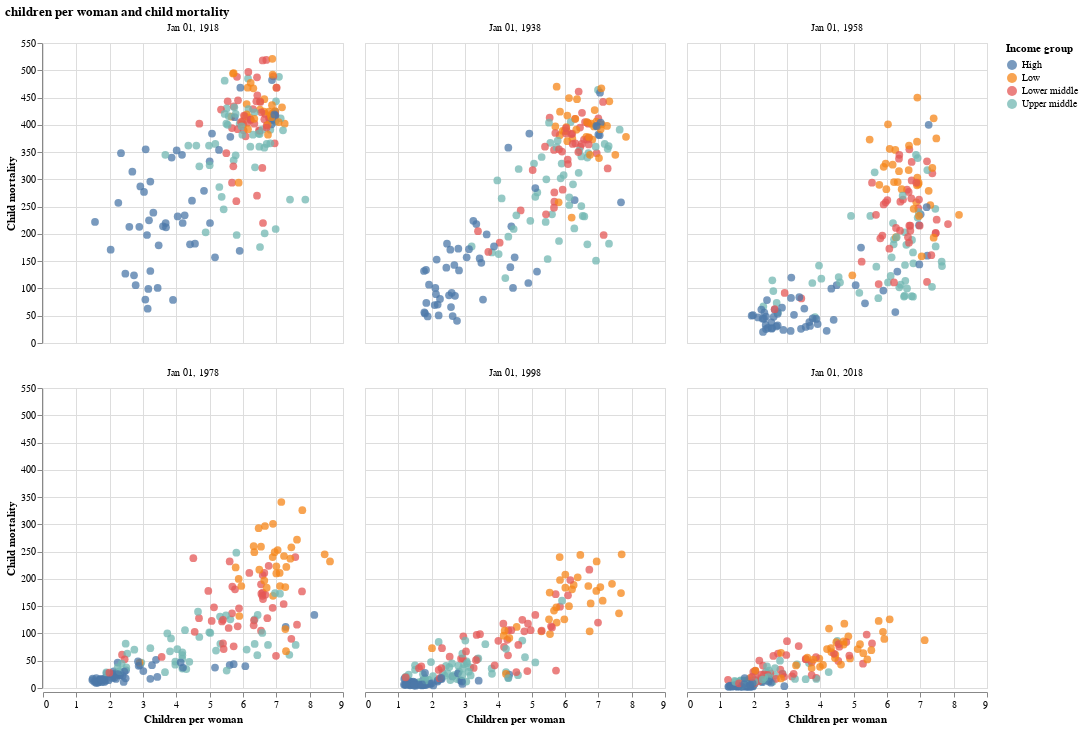

The code cell stored with this chart in its notebook:
### Markdown cell above
<div class="alert alert-info" style="color:black">

### Question 4.1
rubric={accuracy:1,viz:2,reasoning:1}

<h4>
Python
</h4>
<ol type="1">
<li>Filter the data to include only the years 1918, 1938, 1958, 1978, 1998, and 2018. To do this, you need to write out the full date strings, <code>'1918-01-01'</code> etc, or use <code>pd.to_datetime</code> with <code>format=%Y</code> on a list of the year integers only, up to you which one.</li>
<li>Use filled circles to make a scatter plot with children per women on the x-axis, child mortality on the y-axis, and the circles colored by the income group.</li>
<li>Facet your data into six subplots, one for each year laid out in 3 columns and 2 rows. To avoid taking too much space, set the width and height of the plots to suitable numbers.</li>
<li>Briefly describe your interpretation of the data. Does it support what was written in the introduction to this section of the lab? Why / why not?</li>
</ol>
</div>

### Code cell
# YOUR PYTHON ANSWER GOES HERE

import pandas as pd
import altair as alt

years_keep = [1918, 1938, 1958, 1978, 1998, 2018]
years_keep_dt = pd.to_datetime(years_keep, format="%Y")

df_fp = gapminder[gapminder["year"].isin(years_keep_dt)].copy()
df_fp = df_fp.dropna(subset=["children_per_woman", "child_mortality", "income_group", "year"])

chart_41 = (
    alt.Chart(df_fp)
    .mark_circle(filled=True, size=60, opacity=0.75)
    .encode(
        x=alt.X("children_per_woman:Q", title="Children per woman"),
        y=alt.Y("child_mortality:Q", title="Child mortality"),
        color=alt.Color("income_group:N", title="Income group"),
        tooltip=[alt.Tooltip("country:N", title="Country"), alt.Tooltip("income_group:N", title="Income group"), alt.Tooltip("children_per_woman:Q", title="Children per woman", format=".2f"), alt.Tooltip("child_mortality:Q", title="Child mortality", format=".1f"), alt.Tooltip("year:T", title="Year"),
        ],
    )
    .facet( facet=alt.Facet("year:T", title=None), columns=3
    )
    .properties(title="children per woman and child mortality"
    )
)

chart_41

### Figure 1 — Vega-Lite specification as saved in the notebook (floating-point values rounded to 4 significant figures; data arrays with more than 128 entries replaced by an {"elided": "..."} marker saying what was removed)
{"config": {"view": {"continuousWidth": 300, "continuousHeight": 300}}, "data": {"name": "data-06daf6a737306209fa1582de3ef3e622"}, "facet": {"field": "year", "title": null, "type": "temporal"}, "spec": {"mark": {"type": "circle", "filled": true, "opacity": 0.75, "size": 60}, "encoding": {"color": {"field": "income_group", "title": "Income group", "type": "nominal"}, "tooltip": [{"field": "country", "title": "Country", "type": "nominal"}, {"field": "income_group", "title": "Income group", "type": "nominal"}, {"field": "children_per_woman", "format": ".2f", "title": "Children per woman", "type": "quantitative"}, {"field": "child_mortality", "format": ".1f", "title": "Child mortality", "type": "quantitative"}, {"field": "year", "title": "Year", "type": "temporal"}], "x": {"field": "children_per_woman", "title": "Children per woman", "type": "quantitative"}, "y": {"field": "child_mortality", "title": "Child mortality", "type": "quantitative"}}}, "columns": 3, "title": "children per woman and child mortality", "$schema": "https://vega.github.io/schema/vega-lite/v6.1.0.json", "datasets": {"data-06daf6a737306209fa1582de3ef3e622": {"elided": "1067 records"}}}
